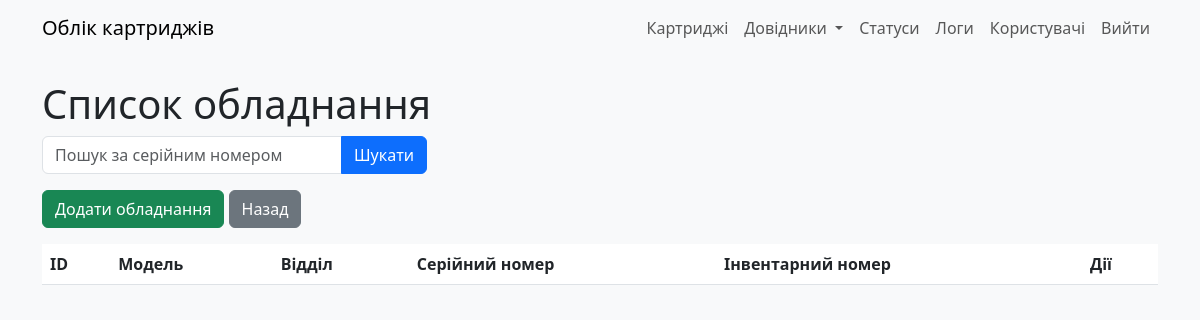
The page /equipments (signed in) on the database as committed earlier.
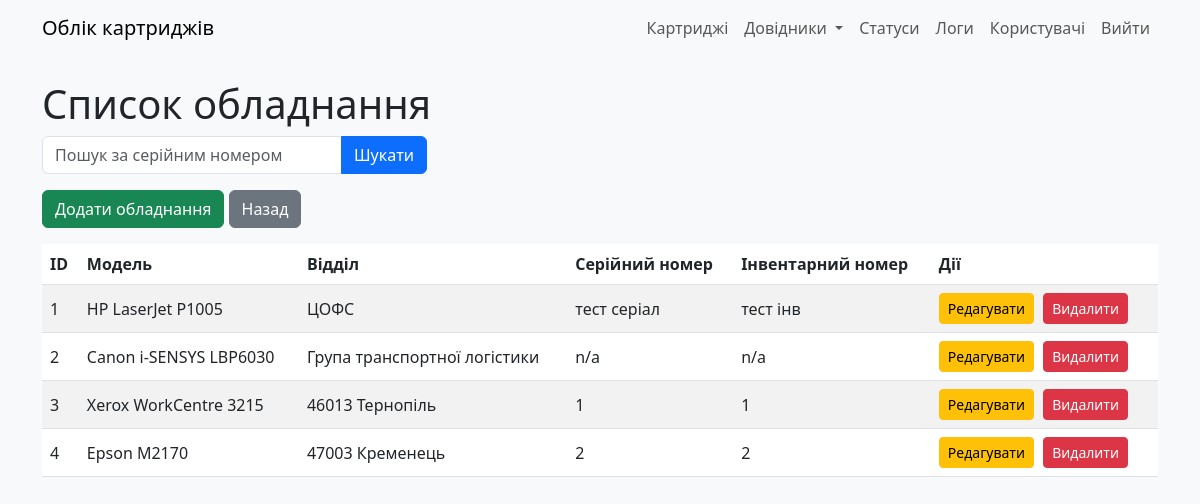
The same page on the database as committed later.
### models.py (models this page shows)
class CustomerEquipment(db.Model):
    __tablename__ = "custmr_equip"
    id: Mapped[int] = mapped_column(primary_key=True)
    print_model: Mapped[int] = mapped_column(ForeignKey(PrinterModel.id))
    print_dept: Mapped[int] = mapped_column(ForeignKey(RefillDept.id))
    serial_num: Mapped[str] = mapped_column(String(255), server_default="N/A")
    inventory_num: Mapped[str] = mapped_column(String(255), server_default="N/A")
    user_updated: Mapped[int] = mapped_column(ForeignKey(User.id))
    time_updated: Mapped[DateTime] = mapped_column(DateTime, server_default=func.now())

class PrinterModel(db.Model):
    __tablename__ = "model_print"
    id: Mapped[int] = mapped_column(primary_key=True)
    model_name: Mapped[str] = mapped_column(String(30))
    ink_type: Mapped[int] = mapped_column(Integer, server_default=literal(0))
    user_updated: Mapped[int] = mapped_column(ForeignKey(User.id))
    time_updated: Mapped[DateTime] = mapped_column(DateTime, server_default=func.now())

class RefillDept(db.Model):
    __tablename__ = "refill_dept"
    id: Mapped[int] = mapped_column(primary_key=True)
    deptname: Mapped[str] = mapped_column(String(30))
    is_exec: Mapped[int] = mapped_column(Integer, server_default=literal(0))
    user_updated: Mapped[int] = mapped_column(ForeignKey(User.id))
    time_updated: Mapped[DateTime] = mapped_column(DateTime, server_default=func.now())

### app.py (the view)
@app.route('/equipments')
@login_required
def equipments():
    search = request.args.get('search', '')
    equipments = CustomerEquipment.query.filter(CustomerEquipment.serial_num.ilike(f'%{search}%')).all()
    return render_template('equipments.html', RefillDept=RefillDept, PrinterModel=PrinterModel, equipments=equipments, search=search)

### app.py (called while the page is built)
@login_manager.user_loader
def load_user(user_id):
    return User.query.get(int(user_id))

### templates/equipments.html (shortened to what this page needs)
{% extends "base.html" %}
{% block content %}
    <h1>Список обладнання</h1>
    <form method="GET" class="mb-3">
        <div class="input-group">
            <input type="text" name="search" class="form-control" placeholder="Пошук за серійним номером" value="{{ search }}">
            <button type="submit" class="btn btn-primary">Шукати</button>
        </div>
    </form>
    <div class="mb-3">
        <a href="{{ url_for('add_equipment') }}" class="btn btn-success">Додати обладнання</a>
        <a href="{{ url_for('index') }}" class="btn btn-secondary">Назад</a>
    </div>
    <table class="table table-striped">
        <thead>
            <tr>
                <th>ID</th>
                <th>Модель</th>
                <th>Відділ</th>
                <th>Серійний номер</th>
                <th>Інвентарний номер</th>
                <th>Дії</th>
            </tr>
        </thead>
        <tbody>
            {% for equip in equipments %}
            <tr>
                <td>{{ equip.id }}</td>
                <td>{{ PrinterModel.query.get(equip.print_model).model_name }}</td>
                <td>{{ RefillDept.query.get(equip.print_dept).deptname }}</td>
                <td>{{ equip.serial_num }}</td>
                <td>{{ equip.inventory_num }}</td>
                <td>
                    <a href="{{ url_for('edit_equipment', equip_id=equip.id) }}" class="btn btn-warning btn-sm">Редагувати</a>
                    <form action="{{ url_for('delete_equipment', equip_id=equip.id) }}" method="POST" style="display:inline;" onsubmit="return confirm('Ви впевнені, що хочете видалити це обладнання?');">
                        <button type="submit" class="btn btn-danger btn-sm">Видалити</button>
                    </form>
                </td>
            </tr>
            {% endfor %}
        </tbody>
    </table>
{% endblock %}

Rows that differ between the two databases and show on the page:
added CustomerEquipment: id "1", query.get "HP LaserJet P1005", query.get "ЦОФС", serial_num "тест серіал", inventory_num "тест інв"
added CustomerEquipment: id "2", query.get "Canon i-SENSYS LBP6030", query.get "Група транспортної логістики", serial_num "n/a", inventory_num "n/a"
added CustomerEquipment: id "3", query.get "Xerox WorkCentre 3215", query.get "46013 Тернопіль", serial_num "1", inventory_num "1"
added CustomerEquipment: id "4", query.get "Epson M2170", query.get "47003 Кременець", serial_num "2", inventory_num "2"
